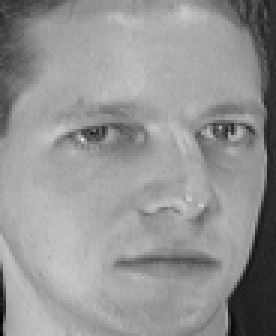
#> input picture data/data/ORL/s1/2.pgm, 92 x 112 px, found by its file name (shown 3 times larger); its folder holds only this picture in this run
$ jupyter execute --allow-errors assignment1.ipynb   (shell and % lines are left out)
#> lines starting #> are read from the running program, lines starting #| are printed output that depends on the picture
## COMP4328/5328/8328 - Advanced Machine Learning
## Assignment 1: Non-negative Matrix Factorization
----------------------------------------------------------------------------------------

** (Semester 2, 2026) **

In this ipython notebook, we provide some example code for assignment1.
+ Load Data.
    - ORL dataset.
    - Extended YaleB dataset.
    - AR dataset (**optional**).
+ Perform Evaluation.
   - Relative Reconstruction Errors.
   - Accuracy, NMI (**optional**).

Lecturer: Tongliang Liu.

** Note: All datasets can be used only for this assignment and you are not allowed to distribute these datasets. If you want to use AR dataset, you need to apply it by yourself (we do not provide AR dataset due to the problem of license, please find more details in http://www2.ece.ohio-state.edu/~aleix/ARdatabase.html). **

## 1. Load Dataset

### 1.0 Data Folder

[cell 1]
# The structure of data folder.

### 1.1 Load ORL Dataset and Extended YaleB Dataset.
+ ORL dataset contains ten different images of each of 40 distinct subjects. For some subjects, the images were taken at different times, varying the lighting, facial expressions (open / closed eyes, smiling / not smiling) and facial details (glasses / no glasses). All the images were taken against a dark homogeneous background with the subjects in an upright, frontal position (with tolerance for some side movement). The size of each image is 92x112 pixels, with 256 grey levels per pixel. To further reduce the computation complexity, you can resize all images to 30x37 pixels.

+ Extended YaleB dataset contains 2414 images of 38 human subjects under 9 poses and 64 illumination conditions. All images are manually aligned, cropped, and then resized to 168x192 pixels. To further reduce the computation complexity, you can resize all images to 42x48 pixels.

[cell 2]
import os
import numpy as np
from PIL import Image

def load_data(root='data/CroppedYaleB', reduce=4):
    """
    Load ORL (or Extended YaleB) dataset to numpy array.

    Args:
        root: path to dataset.
        reduce: scale factor for zooming out images.

    """
    images, labels = [], []

    for i, person in enumerate(sorted(os.listdir(root))):

        if not os.path.isdir(os.path.join(root, person)):
            continue

        for fname in os.listdir(os.path.join(root, person)):

            # Remove background images in Extended YaleB dataset.
            if fname.endswith('Ambient.pgm'):
                continue

            if not fname.endswith('.pgm'):
                continue

            # load image.
            img = Image.open(os.path.join(root, person, fname))
            img = img.convert('L') # grey image.

            # reduce computation complexity.
            img = img.resize([s//reduce for s in img.size])

            # TODO: preprocessing.

            # convert image to numpy array.
            img = np.asarray(img).reshape((-1,1))

            # collect data and label.
            images.append(img)
            labels.append(i)

    # concate all images and labels.
    images = np.concatenate(images, axis=1)
    labels = np.array(labels)

    return images, labels

[cell 3]
# Load ORL dataset.
X, Y = load_data(root='data/ORL', reduce=2)
#> in load_data, img is the input picture: PIL image 92x112 L; min 2, max 223, mean 148
#> in load_data, `img = img.resize([s//reduce for s in img.size])`:
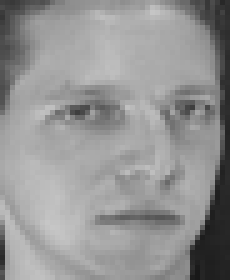
#> img: PIL image 46x56 L (shown 5 times larger); min 24, max 198, mean 148
#> in load_data, `img = np.asarray(img).reshape((-1,1))`: img = 2576 values, max 198 at index 2033, min 24 at index 2523, mean 148
#> pass 2 of the loop in load_data, `for i, person in enumerate(sorted(os.listdir(root))):`:
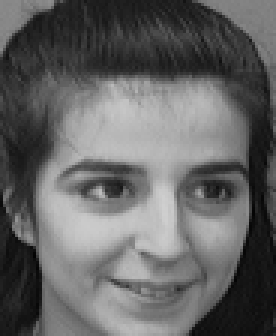
#> input picture data/data/ORL/s10/3.pgm, 92 x 112 px, found by its file name (shown 3 times larger)
#> in load_data, img is the input picture: PIL image 92x112 L; min 3, max 207, mean 99.9
#> in load_data, `img = img.resize([s//reduce for s in img.size])`:
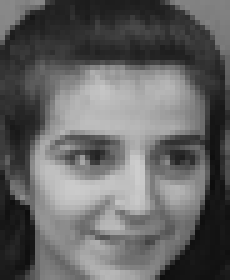
#> img: PIL image 46x56 L (shown 5 times larger); min 13, max 205, mean 99.8
#> in load_data, `img = np.asarray(img).reshape((-1,1))`: img = 2576 values, max 205 at index 1545, min 13 at index 1698, mean 99.84
#> pass 3 of the loop in load_data, `for i, person in enumerate(sorted(os.listdir(root))):`:
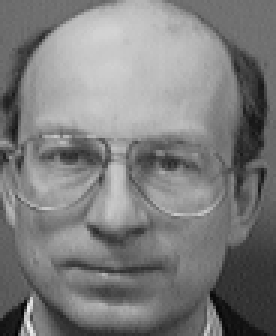
#> input picture data/data/ORL/s13/1.pgm, 92 x 112 px, found by its file name (shown 3 times larger)
#> in load_data, img is the input picture: PIL image 92x112 L; min 2, max 242, mean 125.2
#> in load_data, `img = img.resize([s//reduce for s in img.size])`:
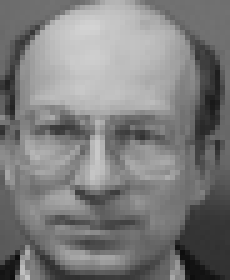
#> img: PIL image 46x56 L (shown 5 times larger); min 14, max 211, mean 125.2
#> in load_data, `img = np.asarray(img).reshape((-1,1))`: img = 2576 values, max 211 at index 248, min 14 at index 2336, mean 125.2
print('ORL dataset: X.shape = {}, Y.shape = {}'.format(X.shape, Y.shape))
#| ORL dataset: X.shape = (2576, 4), Y.shape = (4,)

# Load Extended YaleB dataset.
#> (the rest of this cell did not finish here and is left out)

print('Extended YalB dataset: X.shape = {}, Y.shape = {}'.format(X.shape, Y.shape))

### 1.2 Load AR Dataset (Optional)
AR dataset contains 2600 images of 100 individuals (50 male and 50 female). All images have been cropped and resized to 120x165 pixels. To further reduce the computation complexity, you can resize all images to 40x55 pixels.

[cell 4]
# [42 lines left out: function load_data_AR, not called in this run]

[cell 5]
# X, Y = load_data_AR(root='data/CroppedAR', reduce=3)
# print('AR dataset: X.shape = {}, Y.shape = {}'.format(X.shape, Y.shape))

---------------------------

## 2. Evaluation Metrics

### 2.1 Relative Reconstruction Errors (RRE)

To compare the robustness of different NMF algorithms, you can use the ```relative reconstruction errors```. Let $V$ denote the contaminated dataset (by adding noise), and $\hat{V}$
 denote the clean dataset. Let $W$ and $H$ denote the factorization results on $V$, the ``relative reconstruction errors`` then can be defined as follows:
 \begin{equation}
    RRE = \frac{ \| \hat{V} - WH \|_F }{ \| \hat{V} \|_F}.
\end{equation}

[cell 6]
# Load dataset.
print('==> Load ORL dataset ...')
V_hat, Y_hat = load_data('data/ORL', reduce=3)
#> call 3 of load_data, with root = 'data/ORL', reduce = 3
#> in load_data (call 3), `img = img.resize([s//reduce for s in img.size])`:
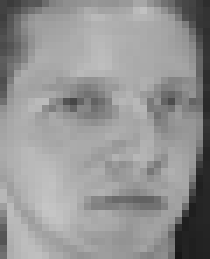
#> img: PIL image 30x37 L (shown 7 times larger); min 23, max 197, mean 148.1
#> in load_data (call 3), `img = np.asarray(img).reshape((-1,1))`: img = 1110 values, max 197 at index 876, min 23 at index 1105, mean 148.1
#> pass 2 of the loop in load_data, `for i, person in enumerate(sorted(os.listdir(root))):`:
#> in load_data (call 3), `img = img.resize([s//reduce for s in img.size])`:
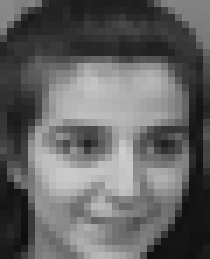
#> img: PIL image 30x37 L (shown 7 times larger); min 14, max 204, mean 99.8
#> in load_data (call 3), `img = np.asarray(img).reshape((-1,1))`: img = 1110 values, max 204 at index 647, min 14 at index 993, mean 99.79
#> pass 3 of the loop in load_data, `for i, person in enumerate(sorted(os.listdir(root))):`:
#> in load_data (call 3), `img = img.resize([s//reduce for s in img.size])`:
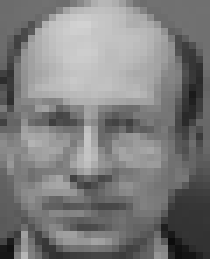
#> img: PIL image 30x37 L (shown 7 times larger); min 12, max 210, mean 125.3
#> in load_data (call 3), `img = np.asarray(img).reshape((-1,1))`: img = 1110 values, max 210 at index 101, min 12 at index 1044, mean 125.3
print('V_hat.shape={}, Y_hat.shape={}'.format(V_hat.shape, Y_hat.shape))
#| V_hat.shape=(1110, 4), Y_hat.shape=(4,)

# Add Noise.
V_noise = np.random.rand(*V_hat.shape) * 40
V = V_hat + V_noise

# Plot result.
import matplotlib.pyplot as plt
img_size = [i//3 for i in (92, 112)] # ORL
ind = 2 # index of demo image.
plt.figure(figsize=(10,3))
plt.subplot(131)
plt.imshow(V_hat[:,ind].reshape(img_size[1],img_size[0]), cmap=plt.cm.gray)
plt.title('Image(Original)')
plt.subplot(132)
plt.imshow(V_noise[:,ind].reshape(img_size[1],img_size[0]), cmap=plt.cm.gray)
plt.title('Noise')
plt.subplot(133)
plt.imshow(V[:,ind].reshape(img_size[1],img_size[0]), cmap=plt.cm.gray)
plt.title('Image(Noise)')
plt.show()
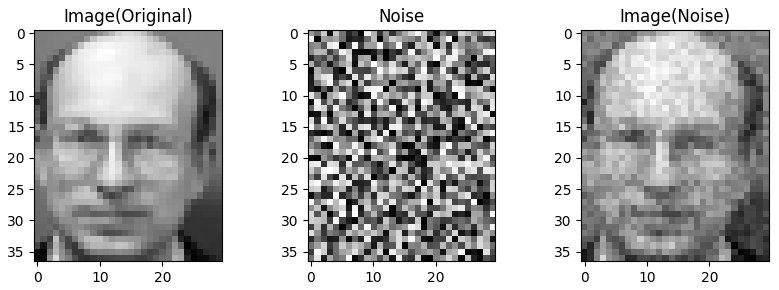
#> figure drawn by matplotlib, 3 panels

# TODO: you should implement NMF algorithms by yourself.
print('==> Apply NMF ...')
from sklearn.decomposition import NMF
model = NMF(n_components=len(set(Y_hat))) # set n_components to num_classes.
W = model.fit_transform(V)
H = model.components_
print('W.shape={}, H.shape={}'.format(W.shape, H.shape))
#| W.shape=(1110, 3), H.shape=(3, 4)

# Evaluate relative reconstruction errors.
print('==> Evaluate RRE ...')
RRE = np.linalg.norm(V_hat - W.dot(H)) / np.linalg.norm(V_hat)
print('RRE = {}'.format(RRE))

### 2.2 Evaluate Clustering Performance

1. Accuracy.

    $$ Acc(Y, Y_{pred}) = \frac{1}{n}\sum\limits_{i=1}^n 1\{Y_{pred}(i) == Y(i)\}$$

2. Normalized Mutual Information (NMI).

    $$ NMI(Y, Y_{pred}) = \frac{2 * I(Y, Y_{pred})}{H(Y) + H(Y_{pred})} $$

   where $ I(\cdot,\cdot) $ is mutual information and $ H(\cdot) $ is entropy.

[cell 7]
from collections import Counter
from sklearn.cluster import KMeans
from sklearn.metrics import accuracy_score
from sklearn.metrics import normalized_mutual_info_score

def assign_cluster_label(X, Y):
    kmeans = KMeans(n_clusters=len(set(Y))).fit(X)
    Y_pred = np.zeros(Y.shape)
    for i in set(kmeans.labels_):
        ind = kmeans.labels_ == i
        Y_pred[ind] = Counter(Y[ind]).most_common(1)[0][0] # assign label.
    return Y_pred

print('==> Evaluate Acc and NMI ...')

# Assign cluster labels.
Y_pred = assign_cluster_label(H.T, Y_hat)

acc = accuracy_score(Y_hat, Y_pred)
nmi = normalized_mutual_info_score(Y_hat, Y_pred)
print('Acc(NMI) = {:.4f} ({:.4f})'.format(acc, nmi))
